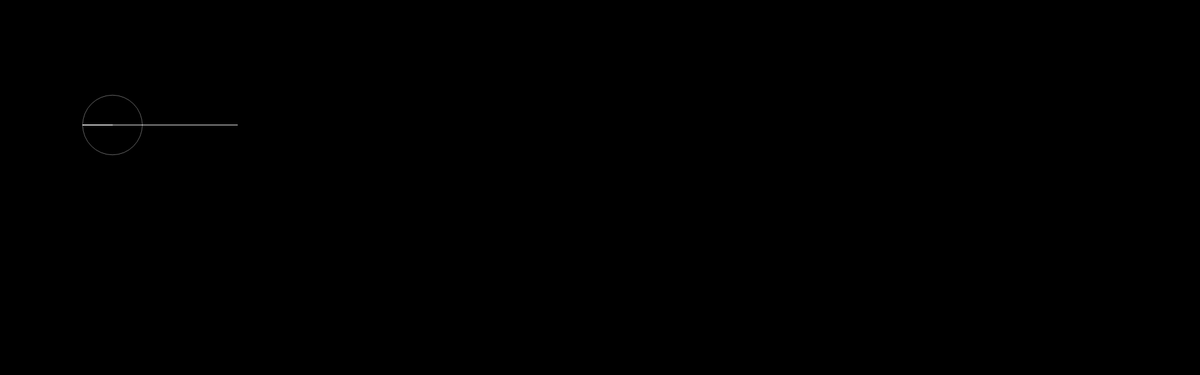
Frame 1 (no input)
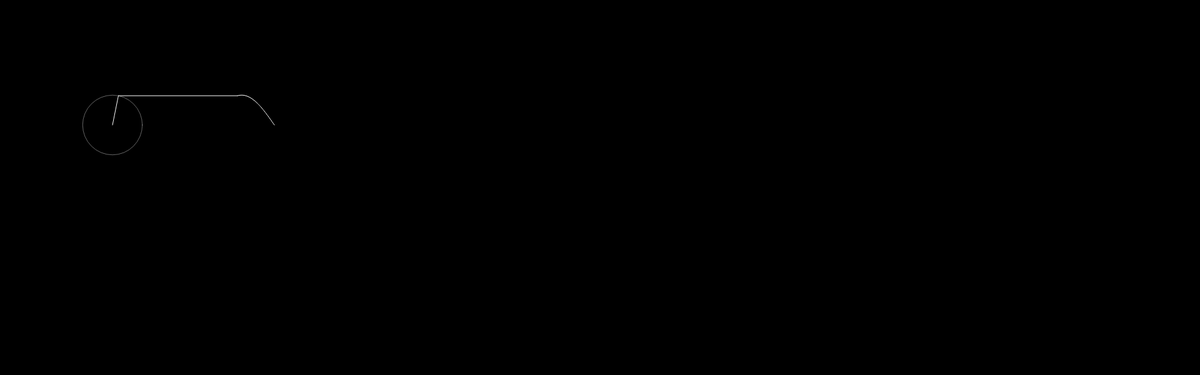
Frame 60 (no input)
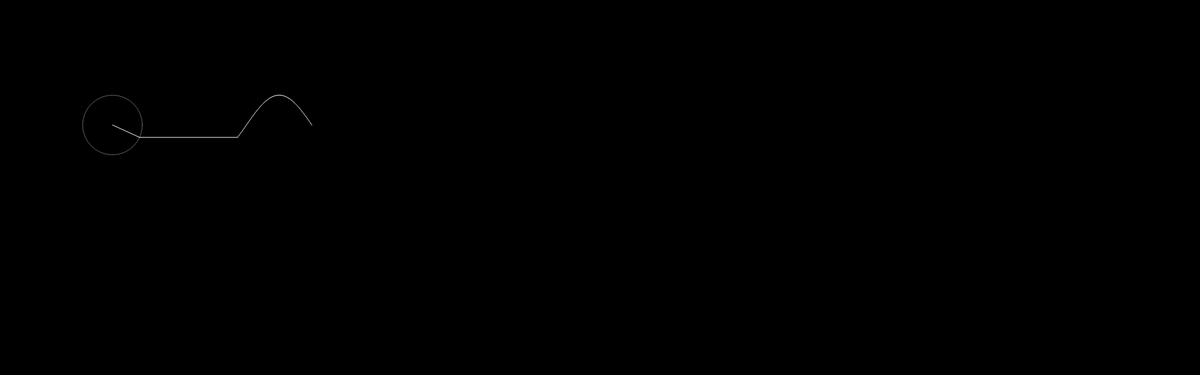
Frame 120 (the mouse pressed at the canvas centre since frame 60)

The p5.js sketch that drew these frames (run headless with seeded random() and noise() and a simulated clock; from frame 60 on, the mouse is pressed at the canvas centre):

// p5.js sketch
// ── sketch.js
let time = 0;
let wave = [];

let slider;

function setup() {
  createCanvas(1920, 600);
  slider = createSlider(1,100,1);
}

function draw() {
  background(0,0,0);
  translate(180, 200);

  let x=0;
  let y=0;


  for(let i=0;i<slider.value();i++){
    let prevx = x;
    let prevy = y;
    
    // let n=2*i+1;
    // n+=i*(1/20);
    let n=i+1;
    if(n%2 != 0){
      n=-n;
    }
  let radius = (2/(n*PI))*75;
  // let radius = (4/(n*PI))*75;

  
  x+= radius*cos(n*time);
  y+= radius*sin(n*time);




  stroke(255,100);
  noFill();
  
  ellipse(prevx,prevy,radius*2);


  // fill(255);
  stroke(255);
  line(prevx,prevy,x,y);
  // ellipse(x,y,8);

  
}
  wave.unshift(y);
  translate(200,0);
  line(x-200,y,0,wave[0]);

  beginShape();
  noFill();
  for(let i=0;i<wave.length;i++){
    vertex(i,wave[i]);
  }
  endShape();

  time -= 0.03;

  if(wave.length > 400){
    wave.pop();
  }
}
